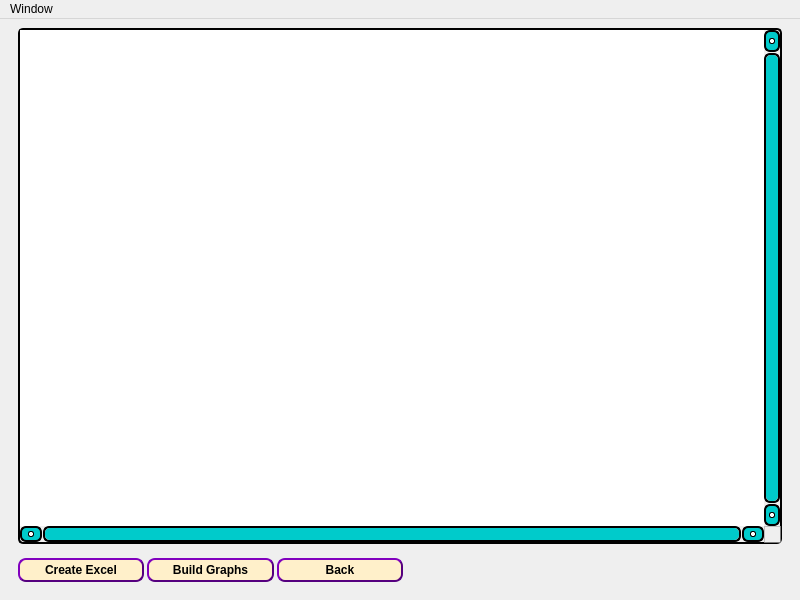
<?xml version="1.0" encoding="UTF-8"?>
<ui version="4.0">
 <class>VROszicar</class>
 <widget class="QMainWindow" name="VROszicar">
  <property name="geometry">
   <rect>
    <x>0</x>
    <y>0</y>
    <width>800</width>
    <height>600</height>
   </rect>
  </property>
  <property name="minimumSize">
   <size>
    <width>350</width>
    <height>400</height>
   </size>
  </property>
  <property name="windowTitle">
   <string>VaspReader (OSZICAR)</string>
  </property>
  <property name="windowIcon">
   <iconset resource="Resource.qrc">
    <normaloff>:/VRlogo/VR-logo.ico</normaloff>:/VRlogo/VR-logo.ico</iconset>
  </property>
  <property name="styleSheet">
   <string notr="true">QPushButton {
  background-color: rgb(255, 240, 202);
  color: black;
  font-weight: 600;
  border-radius: 8px;
  border: 2px solid rgb(85, 0, 127);
  border-style: outset;
  padding: 3px 3px;
  margin-top: 0px;
  outline: 0px;
}
QPushButton:disabled {
border-radius: 8px;
padding: 3px 3px;
color: black;
font-weight: 600;
border-radius: 8px;
border: 2px solid rgb(75, 75, 75);
background-color:rgb(150, 150, 150);
margin-top: 0px;
outline: 0px;
border-style: outset;
}
QPushButton:hover {
  background-color: rgb(255, 212, 137);
  border: 1px solid #000000;
  border-style: outset;
}
QPushButton:pressed {
background-color: white;
border: 3px solid #000000
}
QFrame{
  border: 2px solid #000000;
  border-radius: 5px;
}
QScrollBar:vertical {
    border-radius: 6px;
    border: 2px solid rgb(0, 0, 0);
	color: rgb(0, 0, 0);
    background: rgb(182, 182, 182);
    width: 16px;
    margin: 23px 0 23px 0;
}
QScrollBar::handle:vertical {
    background: rgb(0, 203, 203);
    min-height: 18px;
    border-radius: 5px;
}
QScrollBar::handle:hover:vertical {
    background: rgb(255, 255, 255);
}
QScrollBar::add-line:vertical {
    border: 1.5px solid rgb(0, 0, 0);
    border-radius: 6px;
    background: rgb(0, 203, 203);
    height: 18px;
    subcontrol-position: bottom;
    subcontrol-origin: margin;
}
QScrollBar::sub-line:vertical {
    border: 1.5px solid rgb(0, 0, 0);
    border-radius: 6px;
    background: rgb(0, 203, 203);
    height: 18px;
    subcontrol-position: top;
    subcontrol-origin: margin;
}
QScrollBar::add-line:hover:vertical, QScrollBar::sub-line:hover:vertical {
    background: rgb(255, 255, 255);
}
QScrollBar::up-arrow:vertical, QScrollBar::down-arrow:vertical {
    border: 1px solid rgb(0, 0, 0);
    border-radius: 2px;
    width: 3.5px;
    height: 3.5px;
    background: rgb(255, 255, 255);
}
QScrollBar::up-arrow:vertical:hover, QScrollBar::down-arrow:vertical:hover {
    background: rgb(0, 203, 203);
}

QScrollBar::add-page:vertical, QScrollBar::sub-page:vertical {
    background: none;
}

QScrollBar:horizontal {
    border-radius: 6px;
    border: 2px solid rgb(0, 0, 0);
	color: rgb(0, 0, 0);
    background: rgb(182, 182, 182);
    height: 16px;
    margin: 0 23px 0 23px;
}
QScrollBar::handle:horizontal {
    background: rgb(0, 203, 203);
    min-width: 18px;
    border-radius: 5px;
}
QScrollBar::handle:hover:horizontal {
    background: rgb(255, 255, 255);
}
QScrollBar::add-line:horizontal {
    border: 1.5px solid rgb(0, 0, 0);
    border-radius: 6px;
    background: rgb(0, 203, 203);
    width: 18px;
    subcontrol-position: right;
    subcontrol-origin: margin;
}
QScrollBar::sub-line:horizontal {
    border: 1.5px solid rgb(0, 0, 0);
    border-radius: 6px;
    background: rgb(0, 203, 203);
    width: 18px;
    subcontrol-position: left;
    subcontrol-origin: margin;
}
QScrollBar::add-line:hover:horizontal, QScrollBar::sub-line:hover:horizontal {
    background: rgb(255, 255, 255);
}
QScrollBar::left-arrow:horizontal, QScrollBar::right-arrow:horizontal {
    border: 1px solid rgb(0, 0, 0);
    border-radius: 2px;
    width: 3.5px;
    height: 3.5px;
    background: rgb(255, 255, 255);
}
QScrollBar::left-arrow:horizontal:hover, QScrollBar::right-arrow:horizontal:hover {
    background: rgb(0, 203, 203);
}

QScrollBar::add-page:horizontal, QScrollBar::sub-page:horizontal {
    background: none;
}</string>
  </property>
  <property name="locale">
   <locale language="English" country="UnitedStates"/>
  </property>
  <widget class="QWidget" name="OszicarMainWidget">
   <layout class="QVBoxLayout" name="verticalLayout" stretch="0,0">
    <property name="spacing">
     <number>14</number>
    </property>
    <property name="leftMargin">
     <number>18</number>
    </property>
    <property name="topMargin">
     <number>9</number>
    </property>
    <property name="rightMargin">
     <number>18</number>
    </property>
    <property name="bottomMargin">
     <number>18</number>
    </property>
    <item>
     <widget class="QTableView" name="OszicarTableView">
      <property name="verticalScrollBarPolicy">
       <enum>Qt::ScrollBarAlwaysOn</enum>
      </property>
      <property name="horizontalScrollBarPolicy">
       <enum>Qt::ScrollBarAlwaysOn</enum>
      </property>
      <property name="autoScroll">
       <bool>true</bool>
      </property>
      <property name="alternatingRowColors">
       <bool>false</bool>
      </property>
     </widget>
    </item>
    <item>
     <layout class="QHBoxLayout" name="BottomLayout" stretch="2,2,2,6">
      <property name="spacing">
       <number>3</number>
      </property>
      <item>
       <widget class="QPushButton" name="OszicarCreateExcelButton">
        <property name="text">
         <string>Create Excel</string>
        </property>
       </widget>
      </item>
      <item>
       <widget class="QPushButton" name="OszicarBuildGraphButton">
        <property name="text">
         <string>Build Graphs</string>
        </property>
       </widget>
      </item>
      <item>
       <widget class="QPushButton" name="OszicarBack">
        <property name="text">
         <string>Back</string>
        </property>
       </widget>
      </item>
      <item>
       <spacer name="BottomHSpacer">
        <property name="orientation">
         <enum>Qt::Horizontal</enum>
        </property>
        <property name="sizeHint" stdset="0">
         <size>
          <width>40</width>
          <height>20</height>
         </size>
        </property>
       </spacer>
      </item>
     </layout>
    </item>
   </layout>
  </widget>
  <widget class="QMenuBar" name="OszicarMenubar">
   <property name="geometry">
    <rect>
     <x>0</x>
     <y>0</y>
     <width>800</width>
     <height>22</height>
    </rect>
   </property>
   <widget class="QMenu" name="OszicarMenuWindow">
    <property name="title">
     <string>Window</string>
    </property>
    <addaction name="AAbout"/>
    <addaction name="separator"/>
    <addaction name="ABack"/>
    <addaction name="separator"/>
    <addaction name="AExit"/>
   </widget>
   <addaction name="OszicarMenuWindow"/>
  </widget>
  <action name="AAbout">
   <property name="text">
    <string>About</string>
   </property>
  </action>
  <action name="ABack">
   <property name="text">
    <string>Back</string>
   </property>
  </action>
  <action name="AExit">
   <property name="text">
    <string>Exit</string>
   </property>
  </action>
 </widget>
 <resources>
  <include location="Resource.qrc"/>
 </resources>
 <connections/>
</ui>
